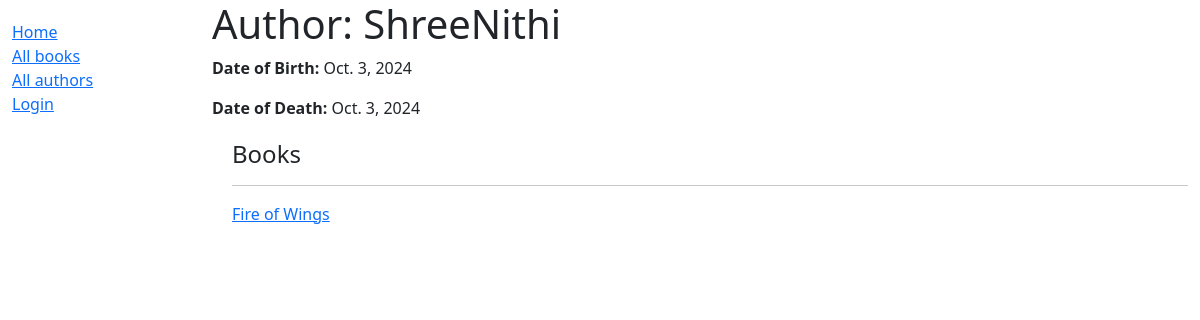
/catlog/author/2, run on an earlier commit of the app's database.
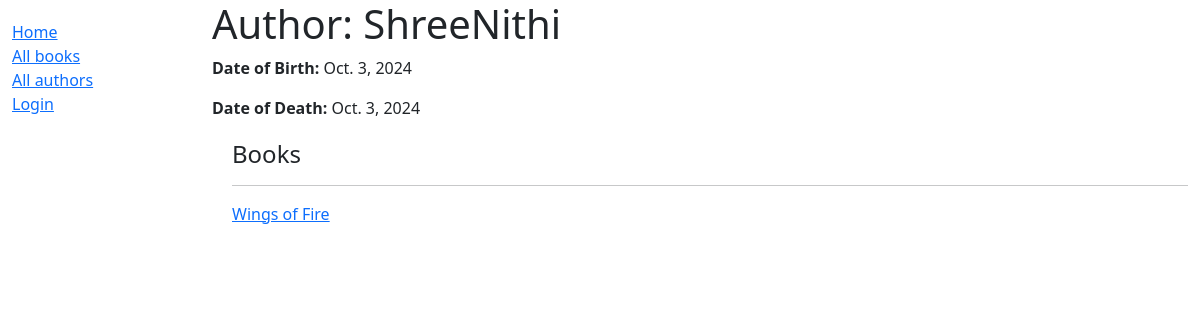
And on a later commit of the database.
### catlog/models.py (models this page shows, shortened)
class Book(models.Model):
    title = models.CharField(max_length=200)
    author = models.ForeignKey('Author', on_delete=models.RESTRICT, null=True)
    summary = models.TextField(
        max_length=1000, help_text="Enter a brief description of the book")
    isbn = models.CharField('ISBN', max_length=13,
                            unique=True,
                            help_text='13 Character <a href="https://www.isbn-international.org/content/what-isbn'
                                      '">ISBN number</a>')
    genre = models.ManyToManyField(
        Genre, help_text="Select a genre for this book")
    language = models.ForeignKey('Language', on_delete=models.PROTECT, help_text="Select a language for this book")
    def get_absolute_url(self):
        return reverse('book-detail', args=[str(self.id)])
    def display_genre(self):
        """Create a string for the Genre. This is required to display genre in Admin."""
        return ', '.join(genre.name for genre in self.genre.all()[:3])
    display_genre.short_description = 'Genre'

### catlog/views.py (the view)
# urls.py: path('author/<int:pk>', views.AuthorDetailView.as_view(), name='author-detail'),
class AuthorDetailView(generic.DetailView):
    model = Author
    template_name = 'catlog/author_detail.html'

### catlog/templates/catlog/author_detail.html (shortened to what this page needs)
{% extends "base_generic.html" %}
{% block content %}
  <h1>Author: {{ author.first_name }}{{ author.last_name }}</h1>
  <p><strong>Date of Birth:</strong> {{ author.date_of_birth }}</p>
  <p><strong>Date of Death:</strong> {{ author.date_of_death }}</p>
  <div style="margin-left:20px;margin-top:20px">
    <h4>Books</h4>
    {% if author.book_set.all.count > 0 %}
      {% for copy in author.book_set.all %}
        <hr />
        <a href = "{{ copy.get_absolute_url }}">{{ copy.title }}</a>
      {% endfor %}
    {% else %}
      <p>This author never witten books!!</p>
    {% endif %}
  </div>
{% endblock %}
{% block sidebar %}
  {{ block.super }}
{% endblock %}

What changed in the data, as far as the page shows it:
changed Book: title "Fire of Wings" → "Wings of Fire"
